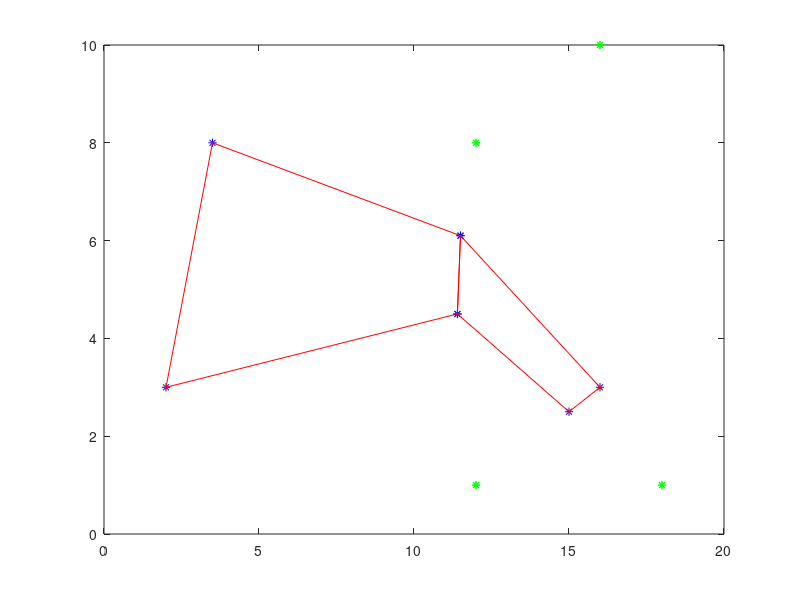

The MATLAB script that drew this image: (Note: this script raises an error after producing the figure.)
clear all
close all

y1 = [2 3;3.5 8;11.5 6.1;11.4 4.5]';
y2 = [11.4 4.5;11.5 6.1;16 3;15 2.5]';
L = [12 8;12 1;16 10;18 1]';
Y(1).y = y1;
Y(2).y = y2;
M = struct([]);
flag_plot = 1;

if flag_plot
    
    for t = 1:2
        y = Y(t).y;
        for i=1:size(y,2)
            plot(y(1,i),y(2,i),'b*')
            hold on
        end
        
        for i=1:size(L,2)
            plot(L(1,i),L(2,i),'g*')
            hold on
        end
        
        plot( y(1,:), y(2,:), '.-r');
        hold on
        plot( [y(1,end) y(1,1)],[y(2,end) y(2,1)], '.-r');
    end
end
XE = [];
for i=1:2
    y = Y(i).y;
    p = (y(:,2)+y(:,4))/2;
    [A,b] = convexSet(y);
    [Ax,bx] = LPSet(A,b,p);
    Ah = -Ax;
    bh = bx;
    Ah(3,:)=[];
    bh(3)=[];
    exitDir =  -Ax(3,:)';
    % exitDir = exitDir/norm(exitDir);
    
    % xe = intersectionTwoLines(A(2,1),b(2),A(4,1),b(4));
    xe = (y(:,3)+y(:,4))/2; 
    XE = [XE xe];
    M(i).Ax = Ax;
    M(i).bx = bx;
    M(i).Ah = Ah;
    M(i).bh = bh;
    M(i).xe = xe;
    M(i).z = exitDir;
end

epsilon = 0.7;
E = [0;0];

Cb = 1;
Cl = 0.5;
% 
xc1 = [11.4;4.5];
xc2 = [11.5;6.1];
plot(xc1(1),xc1(2),'m*')
hold on
plot(xc2(1),xc2(2),'m*')
hold on 

K_new = optFirstorderU_newCost(Cb,Cl,L,M,xc1,xc2);
Wb = 1*ones(size(Ah,1),1);
Wl = 1;
for i=1:2
    [K,~,~,~,~,k_added] = optFirstorderWithU(Wb,Wl,Cb,Cl,M(i).z,M(i).Ah,M(i).Ax,M(i).bx,M(i).bh,L,XE(:,i));
    K_old(i).K = K;
    K_old(i).added = k_added;
end
figure(1)
start = [4;4];
Ye(1).y = y1(:,end);
Ye(2).y = y2(:,end);
navigate(start,K_new,L,XE,Ye,'b*');
navigate(start,K_old,L,XE,Ye,'r*');
title('red: old, blue: new')
axis equal
return 

for i=1:2
    k = K_new(i).K;
    k_added = K_new(i).added;
    Ax = M(i).Ax;
    bx = M(i).bx;
    xe = M(i).xe;
    plot_controllers(Ax,bx,k,k_added,L,epsilon,0,E)
    plot(xe(1),xe(2),'c*')
    hold on;
    grid on
    
end

